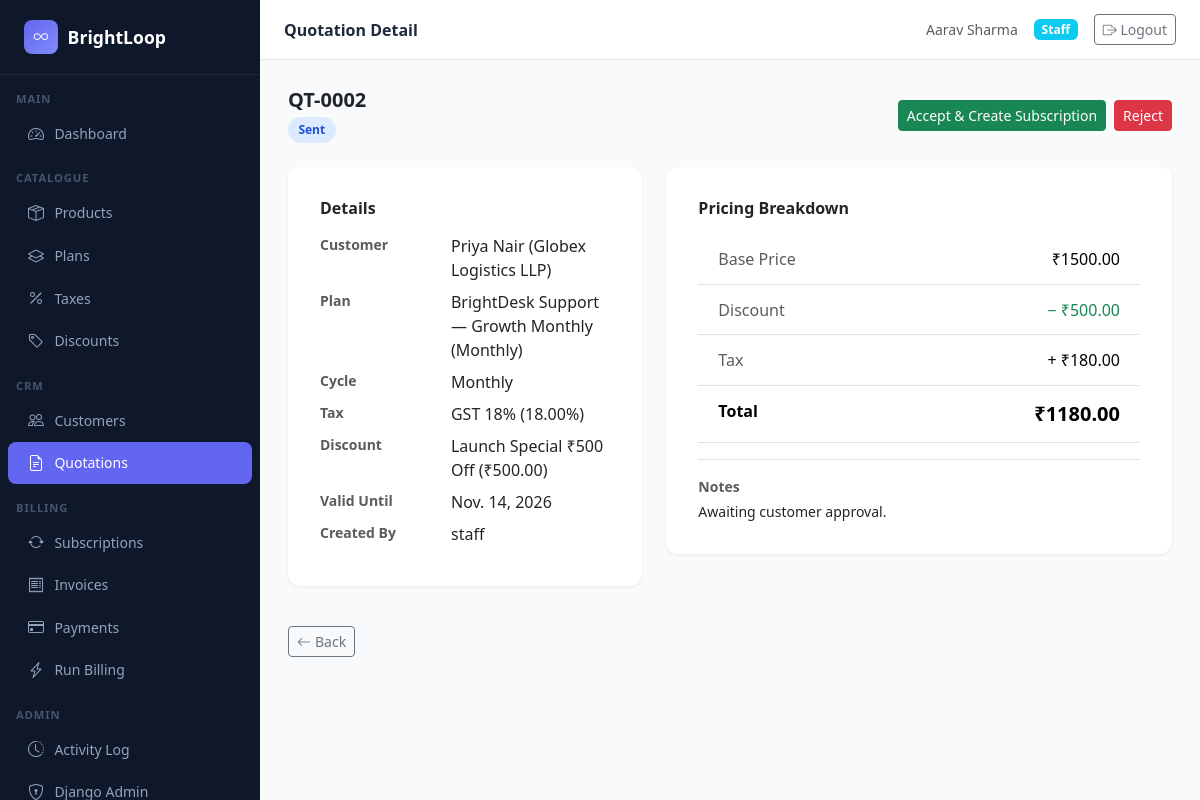
/quotations/2/ (signed in), run on the app's committed database.
### quotations/models.py (models this page shows, shortened)
class Quotation(models.Model):
    STATUS_CHOICES = [
        ('DRAFT', 'Draft'),
        ('SENT', 'Sent'),
        ('ACCEPTED', 'Accepted'),
        ('REJECTED', 'Rejected'),
    ]
    customer = models.ForeignKey(CustomerProfile, on_delete=models.PROTECT, related_name='quotations')
    plan = models.ForeignKey(SubscriptionPlan, on_delete=models.PROTECT, related_name='quotations')
    tax = models.ForeignKey(TaxConfiguration, on_delete=models.SET_NULL, null=True, blank=True)
    discount = models.ForeignKey(DiscountConfiguration, on_delete=models.SET_NULL, null=True, blank=True)
    status = models.CharField(max_length=20, choices=STATUS_CHOICES, default='DRAFT')
    base_price = models.DecimalField(max_digits=10, decimal_places=2, null=True, blank=True)
    discount_amount = models.DecimalField(max_digits=10, decimal_places=2, default=Decimal('0.00'))
    tax_amount = models.DecimalField(max_digits=10, decimal_places=2, default=Decimal('0.00'))
    total_amount = models.DecimalField(max_digits=10, decimal_places=2, null=True, blank=True)
    valid_until = models.DateField(null=True, blank=True)
    notes = models.TextField(blank=True)
    created_by = models.ForeignKey(User, on_delete=models.SET_NULL, null=True, related_name='created_quotations')
    created_at = models.DateTimeField(auto_now_add=True)
    updated_at = models.DateTimeField(auto_now=True)
    class Meta:
        ordering = ['-created_at']
        verbose_name = "Quotation"
        verbose_name_plural = "Quotations"

### accounts/models.py (models this page shows)
class CustomerProfile(models.Model):
    user = models.OneToOneField(User, on_delete=models.CASCADE, related_name='customer_profile')
    company_name = models.CharField(max_length=200, blank=True)
    phone = models.CharField(max_length=20, blank=True)
    address = models.TextField(blank=True)
    gst_number = models.CharField(max_length=20, blank=True)
    created_at = models.DateTimeField(auto_now_add=True)
    updated_at = models.DateTimeField(auto_now=True)
    def __str__(self):
        return f"{self.user.get_full_name() or self.user.username} ({self.company_name})"
    class Meta:
        verbose_name = "Customer Profile"
        verbose_name_plural = "Customer Profiles"
        ordering = ['-created_at']

### products/models.py (models this page shows, shortened)
class SubscriptionPlan(models.Model):
    BILLING_CYCLE_CHOICES = [
        ('MONTHLY', 'Monthly'),
        ('QUARTERLY', 'Quarterly'),
        ('ANNUALLY', 'Annually'),
    ]
    product = models.ForeignKey(Product, on_delete=models.PROTECT, related_name='plans')
    name = models.CharField(max_length=200)
    description = models.TextField(blank=True)
    billing_cycle = models.CharField(max_length=20, choices=BILLING_CYCLE_CHOICES, default='MONTHLY')
    base_price = models.DecimalField(max_digits=10, decimal_places=2)
    is_active = models.BooleanField(default=True)
    created_at = models.DateTimeField(auto_now_add=True)
    updated_at = models.DateTimeField(auto_now=True)
    def __str__(self):
        return f"{self.product.name} — {self.name} ({self.get_billing_cycle_display()})"
    class Meta:
        ordering = ['product', 'name']

class Product(models.Model):
    name = models.CharField(max_length=200)
    product_type = models.CharField(
        max_length=100,
        blank=True
    )
    sales_price = models.DecimalField(
        max_digits=10,
        decimal_places=2,
        default=Decimal('0.00'),
        validators=[MinValueValidator(Decimal('0.00'))]
    )
    cost_price = models.DecimalField(
        max_digits=10,
        decimal_places=2,
        default=Decimal('0.00'),
        validators=[MinValueValidator(Decimal('0.00'))]
    )
    description = models.TextField(
        blank=True,
        verbose_name="Notes"
    )
    is_active = models.BooleanField(default=True)
    created_at = models.DateTimeField(auto_now_add=True)
    updated_at = models.DateTimeField(auto_now=True)
    class Meta:
        ordering = ['name']

class TaxConfiguration(models.Model):
    name = models.CharField(max_length=100)
    rate = models.DecimalField(max_digits=5, decimal_places=2, help_text="Percentage, e.g. 18.00 for 18%")
    is_active = models.BooleanField(default=True)
    created_at = models.DateTimeField(auto_now_add=True)
    def __str__(self):
        return f"{self.name} ({self.rate}%)"
    class Meta:
        ordering = ['name']
        verbose_name = "Tax Configuration"
        verbose_name_plural = "Tax Configurations"

class DiscountConfiguration(models.Model):
    DISCOUNT_TYPE_CHOICES = [
        ('PERCENTAGE', 'Percentage'),
        ('FIXED', 'Fixed Amount'),
    ]
    name = models.CharField(max_length=200)
    code = models.CharField(max_length=50, unique=True)
    discount_type = models.CharField(max_length=20, choices=DISCOUNT_TYPE_CHOICES)
    value = models.DecimalField(max_digits=10, decimal_places=2, help_text="Percentage or fixed amount")
    valid_from = models.DateField(null=True, blank=True)
    valid_until = models.DateField(null=True, blank=True)
    is_active = models.BooleanField(default=True)
    created_at = models.DateTimeField(auto_now_add=True)
    def __str__(self):
        if self.discount_type == 'PERCENTAGE':
            return f"{self.name} ({self.value}%)"
        return f"{self.name} (₹{self.value})"
    class Meta:
        ordering = ['name']
        verbose_name = "Discount Configuration"
        verbose_name_plural = "Discount Configurations"

### quotations/views.py (the view)
# urls.py: path('<int:pk>/', views.quotation_detail, name='quotation_detail'),
@login_required
def quotation_detail(request, pk):
    quotation = get_quotation_for_user(request, pk)
    subscription = getattr(quotation, 'subscription', None)
    return render(request, 'quotations/quotation_detail.html', {
        'quotation': quotation,
        'subscription': subscription,
    })

### quotations/views.py (called while the page is built)
def get_quotation_for_user(request, pk):
    quotation = get_object_or_404(Quotation, pk=pk)
    if request.user.is_staff or request.user.is_superuser:
        return quotation
    if hasattr(request.user, 'customer_profile') and quotation.customer == request.user.customer_profile:
        return quotation
    raise PermissionDenied

### templates/quotations/quotation_detail.html (shortened to what this page needs)
{% extends "base.html" %}
{% block page_title %}Quotation Detail{% endblock %}
{% block content %}
<div class="d-flex justify-content-between align-items-center mb-4">
  <div>
    <h5 class="fw-semibold mb-1">QT-{{ quotation.pk|stringformat:"04d" }}</h5>
    <span class="status-badge badge-{{ quotation.status|lower }}">{{ quotation.get_status_display }}</span>
  </div>
  <div class="d-flex gap-2">
    {% if user.is_staff or user.is_superuser %}
      {% if quotation.status == 'SENT' %}
        <form method="post" action="{% url 'quotations:quotation_accept' quotation.pk %}">{% csrf_token %}<button class="btn btn-sm btn-success">Accept & Create Subscription</button></form>
        <form method="post" action="{% url 'quotations:quotation_reject' quotation.pk %}">{% csrf_token %}<button class="btn btn-sm btn-danger" onclick="return confirm('Reject this quotation?')">Reject</button></form>
      {% endif %}
    {% endif %}
  </div>
</div>
<div class="row g-4">
  <div class="col-lg-5">
    <div class="form-card mb-4">
      <h6 class="fw-semibold mb-3">Details</h6>
      <dl class="row mb-0">
        <dt class="col-5 text-muted small">Customer</dt><dd class="col-7">{{ quotation.customer }}</dd>
        <dt class="col-5 text-muted small">Plan</dt><dd class="col-7">{{ quotation.plan }}</dd>
        <dt class="col-5 text-muted small">Cycle</dt><dd class="col-7">{{ quotation.plan.get_billing_cycle_display }}</dd>
        <dt class="col-5 text-muted small">Tax</dt><dd class="col-7">{{ quotation.tax|default:"None" }}</dd>
        <dt class="col-5 text-muted small">Discount</dt><dd class="col-7">{{ quotation.discount|default:"None" }}</dd>
        <dt class="col-5 text-muted small">Valid Until</dt><dd class="col-7">{{ quotation.valid_until|default:"—" }}</dd>
        <dt class="col-5 text-muted small">Created By</dt><dd class="col-7">{{ quotation.created_by|default:"—" }}</dd>
      </dl>
    </div>
  </div>
  <div class="col-lg-7">
    <div class="form-card">
      <h6 class="fw-semibold mb-3">Pricing Breakdown</h6>
      <table class="table mb-0">
        <tbody>
          <tr><td class="text-muted">Base Price</td><td class="text-end">₹{{ quotation.base_price|floatformat:2 }}</td></tr>
          <tr><td class="text-muted">Discount</td><td class="text-end text-success">− ₹{{ quotation.discount_amount|floatformat:2 }}</td></tr>
          <tr><td class="text-muted">Tax</td><td class="text-end">+ ₹{{ quotation.tax_amount|floatformat:2 }}</td></tr>
          <tr class="fw-bold"><td>Total</td><td class="text-end fs-5">₹{{ quotation.total_amount|floatformat:2 }}</td></tr>
        </tbody>
      </table>
      {% if quotation.notes %}
      <div class="mt-3 pt-3 border-top">
        <p class="text-muted small mb-1 fw-semibold">Notes</p>
        <p class="mb-0 small">{{ quotation.notes }}</p>
      </div>
      {% endif %}
    </div>
  </div>
</div>
<a href="{% url 'quotations:quotation_list' %}" class="btn btn-sm btn-outline-secondary mt-3"><i class="bi bi-arrow-left me-1"></i>Back</a>
{% endblock %}

### templates/base.html (shortened to what this page needs)
<!DOCTYPE html>
<html lang="en" data-bs-theme="light">
<head>
  <link href="https://cdn.jsdelivr.net/npm/bootstrap@5.3.3/dist/css/bootstrap.min.css" rel="stylesheet">
  <link href="https://cdn.jsdelivr.net/npm/bootstrap-icons@1.11.3/font/bootstrap-icons.min.css" rel="stylesheet">
</head>
<body>
{% if user.is_authenticated %}
<nav class="sidebar">
  <a class="sidebar-brand" href="{% url 'dashboard:index' %}">
    <div class="logo-circle"><i class="bi bi-infinity"></i></div>
    BrightLoop
  </a>
  <div class="pt-2">
    <div class="sidebar-section">Main</div>
    <a href="{% url 'dashboard:index' %}" class="nav-link {% if request.resolver_match.app_name == 'dashboard' %}active{% endif %}">
      <i class="bi bi-speedometer2"></i> Dashboard
    </a>
    {% if user.is_staff or user.is_superuser %}
    <div class="sidebar-section mt-2">Catalogue</div>
    <a href="{% url 'products:product_list' %}" class="nav-link {% if request.resolver_match.app_name == 'products' and 'plan' not in request.path and 'tax' not in request.path and 'discount' not in request.path %}active{% endif %}">
      <i class="bi bi-box-seam"></i> Products
    </a>
    <a href="{% url 'products:plan_list' %}" class="nav-link {% if 'plans' in request.path %}active{% endif %}">
      <i class="bi bi-layers"></i> Plans
    </a>
    <a href="{% url 'products:tax_list' %}" class="nav-link {% if 'taxes' in request.path %}active{% endif %}">
      <i class="bi bi-percent"></i> Taxes
    </a>
    <a href="{% url 'products:discount_list' %}" class="nav-link {% if 'discounts' in request.path %}active{% endif %}">
      <i class="bi bi-tag"></i> Discounts
    </a>
    <div class="sidebar-section mt-2">CRM</div>
    <a href="{% url 'accounts:customer_list' %}" class="nav-link {% if request.resolver_match.app_name == 'accounts' %}active{% endif %}">
      <i class="bi bi-people"></i> Customers
    </a>
    <a href="{% url 'quotations:quotation_list' %}" class="nav-link {% if request.resolver_match.app_name == 'quotations' %}active{% endif %}">
      <i class="bi bi-file-earmark-text"></i> Quotations
    </a>
    <div class="sidebar-section mt-2">Billing</div>
    <a href="{% url 'subscriptions:subscription_list' %}" class="nav-link {% if request.resolver_match.app_name == 'subscriptions' %}active{% endif %}">
      <i class="bi bi-arrow-repeat"></i> Subscriptions
    </a>
    <a href="{% url 'billing:invoice_list' %}" class="nav-link {% if 'invoices' in request.path %}active{% endif %}">
      <i class="bi bi-receipt"></i> Invoices
    </a>
    <a href="{% url 'billing:payment_list' %}" class="nav-link {% if 'payments' in request.path %}active{% endif %}">
      <i class="bi bi-credit-card"></i> Payments
    </a>
    <a href="{% url 'billing:run_billing' %}" class="nav-link {% if 'run-billing' in request.path %}active{% endif %}">
      <i class="bi bi-lightning-charge"></i> Run Billing
    </a>
    <div class="sidebar-section mt-2">Admin</div>
    <a href="{% url 'accounts:activity_log' %}" class="nav-link {% if 'activity' in request.path %}active{% endif %}">
      <i class="bi bi-clock-history"></i> Activity Log
    </a>
    <a href="/admin/" class="nav-link">
      <i class="bi bi-shield-lock"></i> Django Admin
    </a>
    {% endif %}
  </div>
</nav>
<div class="main-wrapper">
  <div class="topbar">
    <span class="page-title">{% block page_title %}BrightLoop{% endblock %}</span>
    <div class="d-flex align-items-center gap-3">
      <span class="text-muted small">{{ user.get_full_name|default:user.username }}</span>
      {% if user.is_superuser %}
        <span class="badge bg-danger">Admin</span>
      {% elif user.is_staff %}
        <span class="badge bg-info">Staff</span>
      {% else %}
        <span class="badge bg-secondary">Customer</span>
      {% endif %}
      <form method="post" action="{% url 'accounts:logout' %}" class="d-inline mb-0">
        <button type="submit" class="btn btn-sm btn-outline-secondary">
          <i class="bi bi-box-arrow-right"></i> Logout
        </button>
      </form>
    </div>
  </div>
  <div class="content-area">
    {% block content %}{% endblock %}
  </div>
</div>
{% else %}
  {% block auth_content %}{% endblock %}
{% endif %}
</body>
</html>

### templates/base.html (style rules this page uses)
:root { --sidebar-bg: #0f172a; --sidebar-text: #94a3b8; --sidebar-active: #6366f1; --sidebar-hover: #1e293b; --sidebar-width: 260px; --topbar-height: 60px; }
body { background: #f8fafc; font-family: 'Segoe UI', system-ui, sans-serif; }
.sidebar { position: fixed; top: 0; left: 0; bottom: 0; width: var(--sidebar-width); background: var(--sidebar-bg); z-index: 1000; overflow-y: auto; transition: transform .3s; }
.sidebar-brand { padding: 1.25rem 1.5rem; border-bottom: 1px solid #1e293b; color: #fff; font-size: 1.1rem; font-weight: 700; display: flex; align-items: center; gap: .6rem; text-decoration: none; }
.sidebar-brand .logo-circle { width: 34px; height: 34px; border-radius: 8px; background: linear-gradient(135deg, #6366f1, #818cf8); display: flex; align-items: center; justify-content: center; font-size: .9rem; color: #fff; }
.sidebar-section { padding: .5rem 1rem .25rem; font-size: .7rem; font-weight: 600; color: #475569; text-transform: uppercase; letter-spacing: .08em; }
.sidebar .nav-link { color: var(--sidebar-text); padding: .55rem 1.25rem; border-radius: 8px; margin: 1px 8px; display: flex; align-items: center; gap: .65rem; font-size: .875rem; transition: all .15s; }
.sidebar .nav-link.active { background: var(--sidebar-active); color: #fff; }
.sidebar .nav-link .bi { font-size: 1rem; }
.main-wrapper { margin-left: var(--sidebar-width); min-height: 100vh; display: flex; flex-direction: column; }
.topbar { height: var(--topbar-height); background: #fff; border-bottom: 1px solid #e2e8f0; display: flex; align-items: center; justify-content: space-between; padding: 0 1.5rem; position: sticky; top: 0; z-index: 100; }
.topbar .page-title { font-size: 1rem; font-weight: 600; color: #1e293b; }
.content-area { padding: 1.75rem; flex: 1; }
.table > :not(caption) > * > * { padding: .8rem 1.25rem; }
.badge-sent { background: #dbeafe; color: #1d4ed8; }
.status-badge { display: inline-flex; align-items: center; gap: .3rem; padding: .25rem .65rem; border-radius: 999px; font-size: .75rem; font-weight: 600; }
.form-card { background: #fff; border-radius: 12px; padding: 2rem; box-shadow: 0 1px 3px rgba(0,0,0,.08); }

### data on the page
Quotation: pk "0002", status "Sent", customer "Priya Nair (Globex Logistics LLP)", plan "BrightDesk Support — Growth Monthly (Monthly)", plan.billing_cycle "Monthly", tax "GST 18% (18.00%)", discount "Launch Special ₹500 Off (₹500.00)", valid_until "Nov. 14, 2026", created_by "staff", base_price "1500.00", discount_amount "500.00", tax_amount "180.00", total_amount "1180.00", notes "Awaiting customer approval."

### other printed values
{{ user.get_full_name|default:user.username }} "Aarav Sharma"
